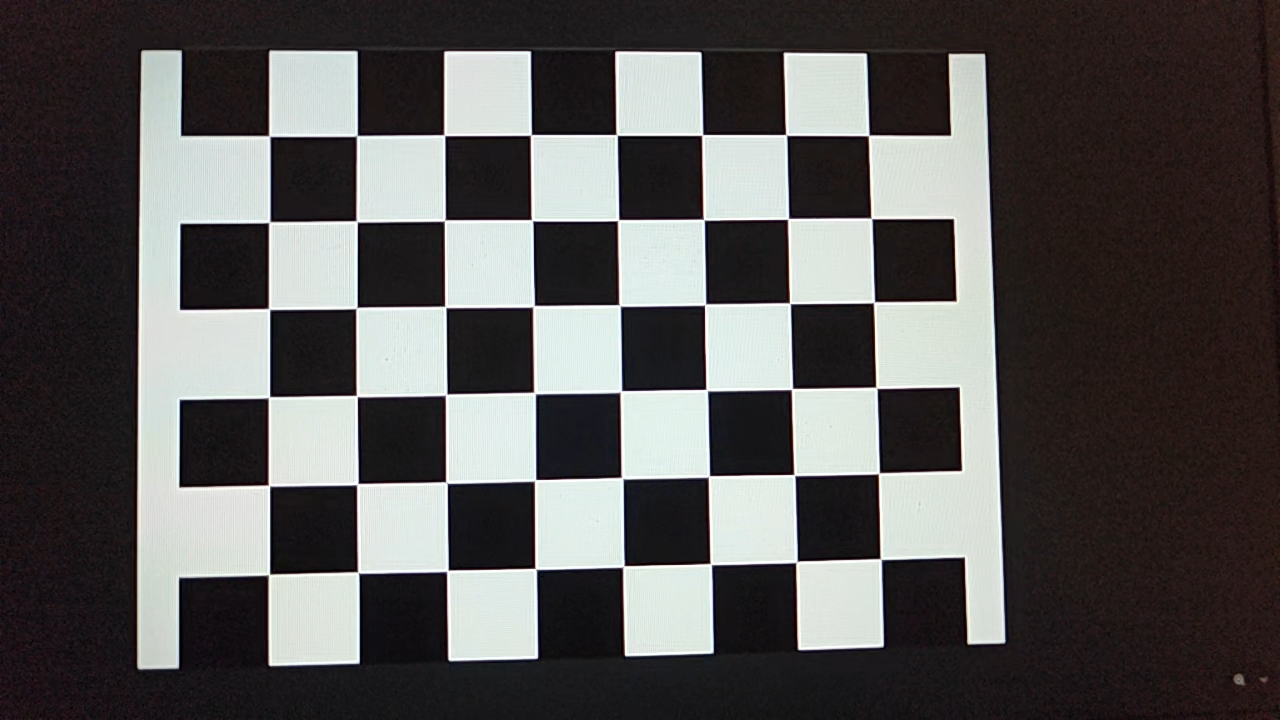
#> input picture IMG_20250910_18281108.jpeg, 1280 x 720 px
$ jupyter execute intrisica.ipynb
#> lines starting #> are read from the running program, lines starting #| are printed output that depends on the picture; long printed decimals are rounded
[cell 1]
import numpy as np
import cv2
import glob

# Calibração Intrínseca da Câmera

Este notebook implementa a calibração intrínseca da câmera usando uma imagem de tabuleiro de xadrez 8x6.

A calibração de câmera é essencial para:
- Corrigir distorções da lente
- Obter parâmetros intrínsecos (matriz K)
- Permitir medições precisas no mundo real

## Parâmetros do tabuleiro:
- **Dimensões**: 8x6 cantos internos
- **Tamanho do quadrado**: será definido em unidades arbitrárias

[cell 2]
# Carregar e visualizar a imagem do tabuleiro
import matplotlib.pyplot as plt

# Carregar a imagem
img_path = 'IMG_20250910_18281108.jpeg'
img = cv2.imread(img_path)
#> img is the input picture: shape (720, 1280, 3); mean B, G, R 86.6, 87.4, 89.2
img_rgb = cv2.cvtColor(img, cv2.COLOR_BGR2RGB)

print(f"Dimensões da imagem: {img.shape}")
#| Dimensões da imagem: (720, 1280, 3)

# Visualizar a imagem
plt.figure(figsize=(12, 8))
plt.imshow(img_rgb)
plt.title('Imagem do Tabuleiro de Xadrez para Calibração')
plt.axis('off')
plt.show()

[cell 3]
# Configurar parâmetros do tabuleiro
pattern_size = (8, 6)  # 8x6 cantos internos
square_size = 1.0  # Tamanho do quadrado em unidades arbitrárias

# Preparar pontos do objeto (coordenadas 3D no mundo real)
objp = np.zeros((pattern_size[0] * pattern_size[1], 3), np.float32)
objp[:,:2] = np.mgrid[0:pattern_size[0], 0:pattern_size[1]].T.reshape(-1, 2)
objp *= square_size

# Listas para armazenar pontos do objeto e pontos da imagem
objpoints = []  # Pontos 3D no mundo real
imgpoints = []  # Pontos 2D na imagem

print(f"Procurando padrão de {pattern_size[0]}x{pattern_size[1]} cantos...")
print(f"Coordenadas do objeto preparadas: {objp.shape}")

[cell 4]
# Converter para escala de cinza
gray = cv2.cvtColor(img, cv2.COLOR_BGR2GRAY)

# Encontrar cantos do tabuleiro
ret, corners = cv2.findChessboardCorners(gray, pattern_size, None)
#> ret = True; corners = 48 rows, first 8: [269.5, 135.5], [356.5, 136], [445.4, 137.1], [530.6, 135], [618.4, 136.3], [703.6, 133.7], [784.7, 133.5], [868, 135]

if ret:
    print("✓ Cantos do tabuleiro encontrados!")

    # Refinar os cantos
    criteria = (cv2.TERM_CRITERIA_EPS + cv2.TERM_CRITERIA_MAX_ITER, 30, 0.001)
    corners2 = cv2.cornerSubPix(gray, corners, (11,11), (-1,-1), criteria)
#> corners2 = 48 rows, first 8: [269.3, 136.1], [356.8, 135.8], [444.3, 135.3], [530.9, 134.9], [616.6, 135], [702.3, 134.9], [786.2, 135], [868.6, 135.4]

    # Adicionar pontos às listas
    objpoints.append(objp)
    imgpoints.append(corners2)

    # Desenhar e exibir os cantos
    img_with_corners = img_rgb.copy()
    cv2.drawChessboardCorners(img_with_corners, pattern_size, corners2, ret)
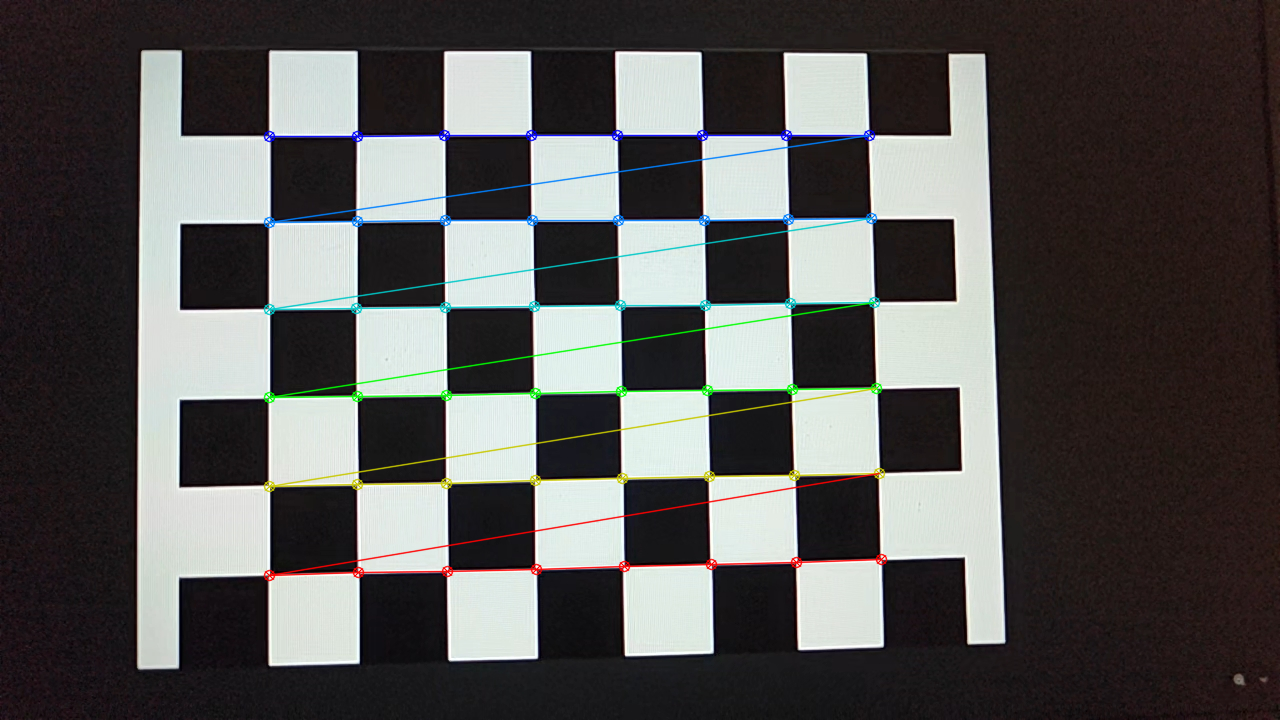
#> img_with_corners: shape (720, 1280, 3); mean R, G, B 88.1, 87, 85.8

    plt.figure(figsize=(12, 8))
    plt.imshow(img_with_corners)
    plt.title('Cantos do Tabuleiro Detectados')
    plt.axis('off')
    plt.show()

    print(f"Número de cantos detectados: {len(corners2)}")
#| Número de cantos detectados: 48
    print(f"Forma dos cantos: {corners2.shape}")
#| Forma dos cantos: (48, 1, 2)

else:
    print("✗ Não foi possível encontrar os cantos do tabuleiro!")
    print("Verifique se:")
    print("- A imagem contém um tabuleiro de xadrez")
    print("- O padrão especificado (8x6) está correto")
    print("- A imagem está bem iluminada e em foco")

[cell 5]
# Realizar calibração da câmera
if len(objpoints) > 0:
    print("Realizando calibração da câmera...")

    # Calibrar câmera
    ret, mtx, dist, rvecs, tvecs = cv2.calibrateCamera(objpoints, imgpoints, gray.shape[::-1], None, None)
#> ret = 0.237; mtx = [[950, 0, 630.8], [0, 949.5, 356.4], [0, 0, 1]]; dist = [[0.27, -2.92, 1.64e-05, -0.00175, 7.95]]; rvecs = ([-0.0469, -0.0555, -0.015],); tvecs = ([-4.16, -2.53, 10.96],)

    if ret:
        print("✓ Calibração realizada com sucesso!")
        print(f"Erro de reprojeção: {ret:.4f} pixels")
#| Erro de reprojeção: 0.2369 pixels

        # Matriz intrínseca (K)
        print("\n" + "="*50)
        print("MATRIZ INTRÍNSECA DA CÂMERA (K):")
        print("="*50)
        print(mtx)
#| [[949.972   0.         630.818]
#|  [  0.         949.476 356.358]
#|  [  0.           0.           1.        ]]

        # Parâmetros individuais
        fx = mtx[0, 0]  # Distância focal em x
#> fx = 950
        fy = mtx[1, 1]  # Distância focal em y
#> fy = 949.5
        cx = mtx[0, 2]  # Centro óptico em x
#> cx = 630.8
        cy = mtx[1, 2]  # Centro óptico em y
#> cy = 356.4

        print(f"\nParâmetros intrínsecos:")
        print(f"fx (distância focal em x): {fx:.2f}")
#| fx (distância focal em x): 949.97
        print(f"fy (distância focal em y): {fy:.2f}")
#| fy (distância focal em y): 949.48
        print(f"cx (centro óptico em x): {cx:.2f}")
#| cx (centro óptico em x): 630.82
        print(f"cy (centro óptico em y): {cy:.2f}")
#| cy (centro óptico em y): 356.36

        # Coeficientes de distorção
        print(f"\nCoeficientes de distorção:")
        print(f"k1, k2, p1, p2, k3 = {dist.ravel()}")
#| k1, k2, p1, p2, k3 = [ 2.70483610e-01 -2.91730294e+00  1.64325101e-05 -1.75389764e-03
#|   7.95198138e+00]

        # Salvar matriz intrínseca
        np.save('matriz_intrinseca.npy', mtx)
        np.save('coeficientes_distorcao.npy', dist)
        print(f"\n✓ Matriz intrínseca salva em 'matriz_intrinseca.npy'")
        print(f"✓ Coeficientes de distorção salvos em 'coeficientes_distorcao.npy'")

    else:
        print("✗ Falha na calibração da câmera!")
else:
    print("✗ Não há pontos suficientes para calibração!")

[cell 6]
# Demonstrar correção de distorção
if 'mtx' in locals() and 'dist' in locals():
    print("Aplicando correção de distorção...")

    # Obter região de interesse ótima
    h, w = img.shape[:2]
#> h = 720; w = 1280
    newcameramtx, roi = cv2.getOptimalNewCameraMatrix(mtx, dist, (w,h), 1, (w,h))
#> newcameramtx = [[1132, 0, 647.9], [0, 949.5, 356.3], [0, 0, 1]]; roi = (220, 165, 837, 383)

    # Corrigir distorção
    dst = cv2.undistort(img, mtx, dist, None, newcameramtx)
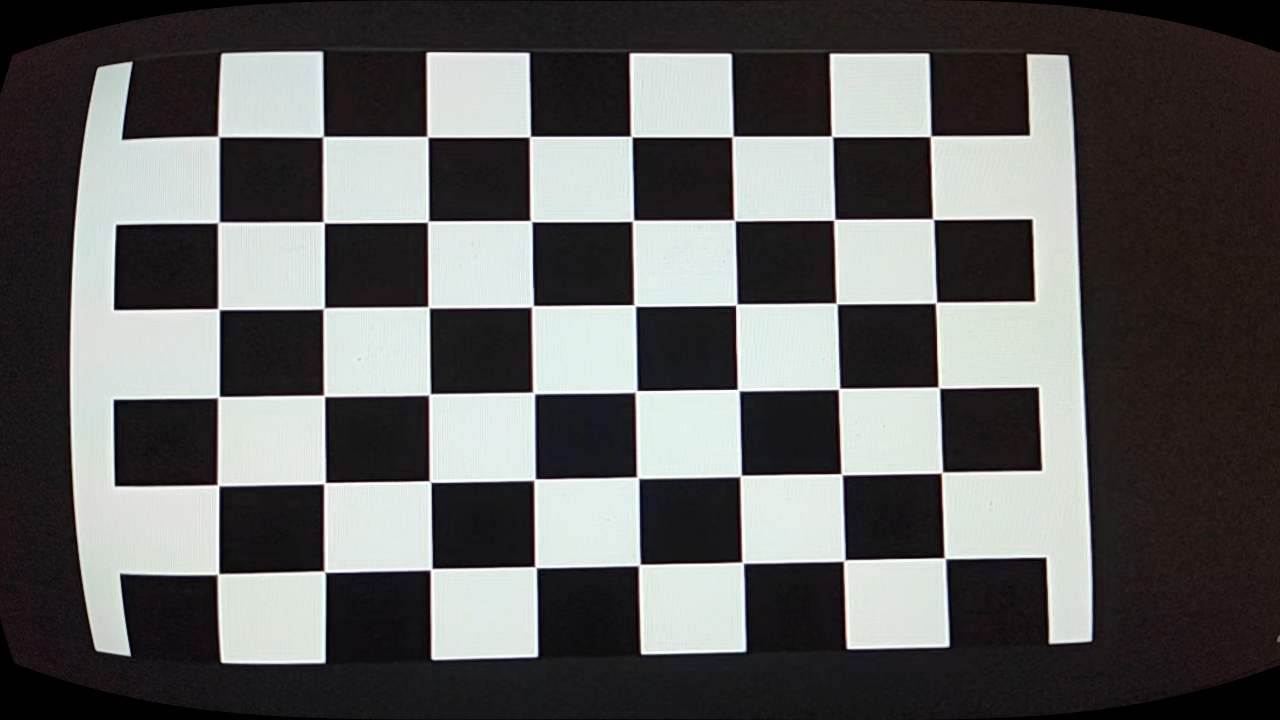
#> dst: shape (720, 1280, 3); mean B, G, R 96.2, 97.1, 97.2

    # Recortar a imagem
    x, y, w, h = roi
#> x = 220; y = 165; w = 837; h = 383
    dst = dst[y:y+h, x:x+w]
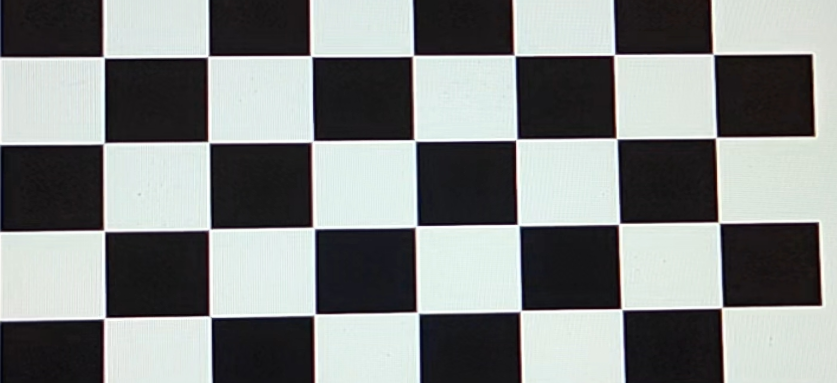
#> dst: shape (383, 837, 3); mean B, G, R 133.5, 134.6, 131.1

    # Converter para RGB para exibição
    dst_rgb = cv2.cvtColor(dst, cv2.COLOR_BGR2RGB)

    # Comparar imagem original e corrigida
    fig, (ax1, ax2) = plt.subplots(1, 2, figsize=(15, 6))

    ax1.imshow(img_rgb)
    ax1.set_title('Imagem Original')
    ax1.axis('off')

    ax2.imshow(dst_rgb)
    ax2.set_title('Imagem Corrigida (sem distorção)')
    ax2.axis('off')

    plt.tight_layout()
    plt.show()
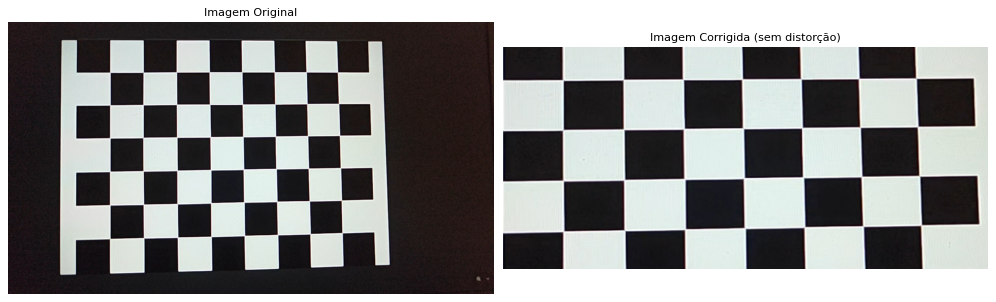
#> figure drawn by matplotlib, 2 panels

    print("✓ Correção de distorção aplicada com sucesso!")

    # Salvar nova matriz da câmera
    np.save('nova_matriz_camera.npy', newcameramtx)
    print("✓ Nova matriz da câmera salva em 'nova_matriz_camera.npy'")
